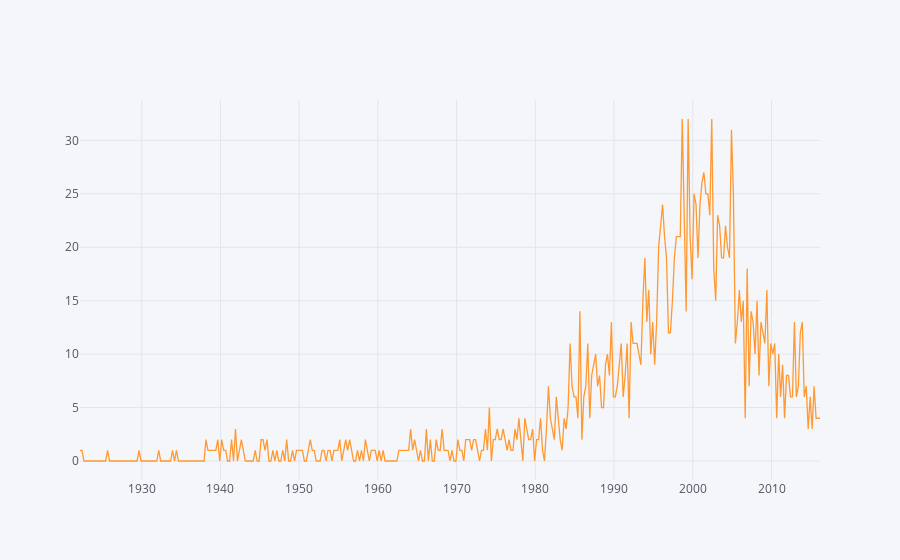

Notebook cell for this chart:
### Code cell
df[['Title']].resample('3M','count').iplot()

### Figure 1 — Plotly figure (JSON) as saved in the notebook; plotly's stock layout.template omitted (floating-point values rounded to 4 significant figures; data arrays with more than 128 entries replaced by an {"elided": "..."} marker saying what was removed)
{"data": [{"line": {"color": "rgba(255, 153, 51, 1.0)", "dash": "solid", "width": 1.3}, "mode": "lines", "name": "Title", "text": "", "type": "scatter", "x": {"elided": "377 str values"}, "y": {"elided": "377 int values"}}], "layout": {"legend": {"bgcolor": "#F5F6F9", "font": {"color": "#4D5663"}}, "paper_bgcolor": "#F5F6F9", "plot_bgcolor": "#F5F6F9", "titlefont": {"color": "#4D5663"}, "xaxis1": {"gridcolor": "#E1E5ED", "showgrid": true, "tickfont": {"color": "#4D5663"}, "title": "", "titlefont": {"color": "#4D5663"}, "zerolinecolor": "#E1E5ED"}, "yaxis1": {"gridcolor": "#E1E5ED", "showgrid": true, "tickfont": {"color": "#4D5663"}, "title": "", "titlefont": {"color": "#4D5663"}, "zerolinecolor": "#E1E5ED"}}}
